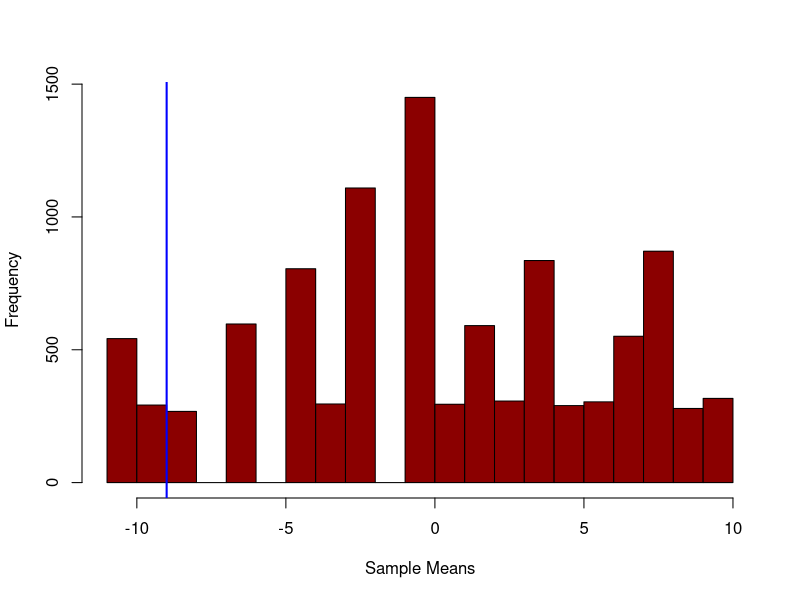

This chart was generated by the following R code:
#Computation of a permutation test.The goal is to test whether the observed difference
#between the treatment and the control samples is really significative.
#See https://www.youtube.com/watch?v=GmvpsJHGCxQ for more details

observed.treatment.sample <- c(19,22,25,26) #the observed scores for the treatment group
observed.control.sample <- c(23,33,40) #the observed scores for the control group

observed.mean.difference <- mean(observed.treatment.sample) - mean(observed.control.sample)
observed.mean.difference #the mean difference between the two observed groups

#Is this difference significative or due to chance?

whole.sample <- c(observed.treatment.sample,observed.control.sample) #put together the two samples

random.mean.differences <- vector() #this vector will be containing the mean differences of each loop iteration


for (i in 1:10000) { #compute 10000 times random differences in the whole sample
  
  random.sample <- sample(whole.sample) #randomized the whole sample
  random.treatment.sample <- random.sample[1:4] #selected new random treatment sample
  random.control.sample <- random.sample[5:7] #selected new random control sample
  random.mean.differences <- c(random.mean.differences, 
                               mean(random.treatment.sample)-
                                 mean(random.control.sample)) #for each iteration of the loop, the new mean difference is added to the vector
  
}

#histogram
hist(random.mean.differences, main = "", xlab = "Sample Means", prob = F, col = "darkred")
abline(v = observed.mean.difference, col = "blue", lwd = 2) #the observed value on the histogram

#Compute how many times our observed difference is equal or greater than a random difference.
p.value.ot <- sum(random.mean.differences < observed.mean.difference) / length(random.mean.differences)
p.value.tt <- sum(abs(random.mean.differences) < abs(observed.mean.difference)) / length(random.mean.differences)

p.value.ot #one-tailed
p.value.tt #two-tailed

#In the sample studied, the chance of having the observed difference (9) or greater is below the thresold of 0.05.
#Threfore, we cannot conclude that the treatment have a significative effect on our treatment group.
